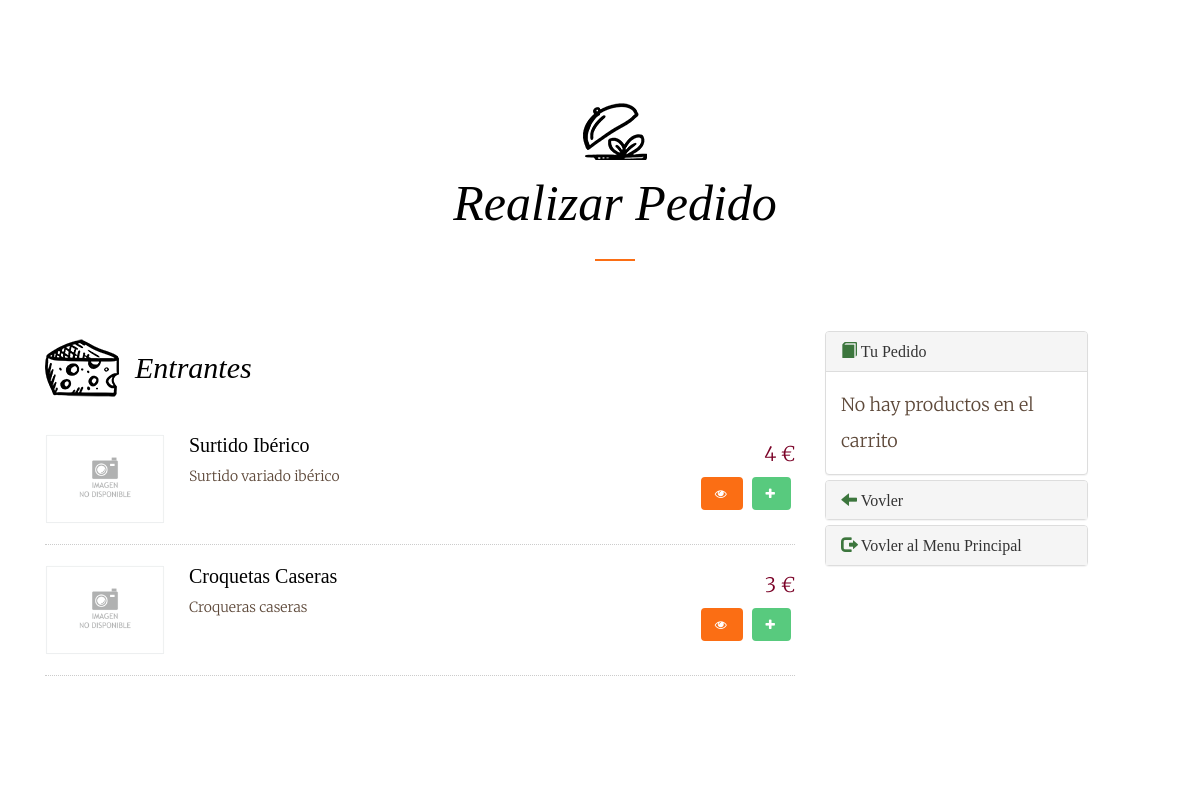
The app's page /paginas/verTodosEntrantes.php (signed in) with its own data.
### tables this page shows
CREATE TABLE IF NOT EXISTS producto(
  id_producto TINYINT UNSIGNED PRIMARY KEY AUTO_INCREMENT,
  nombre VARCHAR(30) NOT NULL,
  descripcion VARCHAR(100),
  precio DOUBLE NOT NULL,
  foto VARCHAR(100) DEFAULT NULL,
  calorias SMALLINT UNSIGNED DEFAULT NULL,
  tipo_producto TINYINT UNSIGNED NOT NULL,
  is_delete CHAR(1) NOT NULL DEFAULT 0,
  CONSTRAINT fk_producto_tipo FOREIGN KEY (tipo_producto) REFERENCES tipo_producto(id_tipo_producto)
);

### procedimientos/procedimientos.php (called while the page is built, shortened)
<?php
require_once '../conexion/conexion.php';
class procedimientos{
    public $conexion;
    public $resultado;
    public function conect(){
        $obj = new conexion();
        $this->conexion = new mysqli($obj->getServer(), $obj->getUser(), $obj->getPass(),$obj->getDataBase());
        $this->conexion->set_charset("UTF8");
    }
    public function consultas($query){
        $this->resultado = $this->conexion->query($query);
    }
    public function devolverFilas(){
        return $this->resultado->fetch_array();
    }
}

### conexion/conexion.php (called while the page is built, shortened)
<?php
class conexion{
    private $server = "localhost";
    private $user = "root";
    private $pass = "";
    private $dataBase = "restaurante";
    public function getServer(){
        return $this->server;
    }
    public function getUser(){
        return $this->user;
    }
    public function getPass(){
        return $this->pass;
    }
    public function getDataBase(){
        return $this->dataBase;
    }
}

### procedimientos/carrito.php (called while the page is built, shortened)
<?php
class Carrito {
    private $carrito = array();
    public function __construct(){
        if(!isset($_SESSION["carrito"])) {
            $this->carrito["precio_total"] = 0;
            $this->carrito["articulos_total"] = 0;
        }
        $this->carrito = $_SESSION['carrito'];
    }
    public function get_content() {
        $carrito = $this->carrito;
        unset($carrito["articulos_total"]);
        unset($carrito["precio_total"]);
        return $carrito == null ? null : $carrito;
    }
}

### paginas/verTodosEntrantes.php (the view, shortened to what this page needs)
<?php
include_once '../procedimientos/procedimientos.php';
include_once '../procedimientos/carrito.php';
$carrito = new Carrito();
$conexion = new procedimientos();
$conexion->conect();
?>
<!DOCTYPE html>
<html lang="en">
<head>
    <link type="text/css" href="../sources/bootstrap.css" rel="stylesheet">
    <link type="text/css" href="../sources/cssPropio.css" rel="stylesheet">
    <link href="//maxcdn.bootstrapcdn.com/font-awesome/4.2.0/css/font-awesome.min.css" rel="stylesheet">
    <link rel="stylesheet" href="../sources/animate.css">
    <link rel="stylesheet" href="../sources/icomoon.css">
    <link rel="stylesheet" href="../sources/style.css">
</head>
<body>
<div class="container caja">
    <div id="fh5co-menus" data-section="menu">
        <div class="container">
            <div class="row text-center fh5co-heading row-padded">
                <div class="col-md-8 col-md-offset-2">
                    <h2 class="heading to-animate">Realizar Pedido</h2>
                </div>
            </div>
            <div class="row row-padded">
                <div class="col-md-8">
                    <div class="fh5co-food-menu to-animate-2">
                        <h2 class="fh5co-starters">Entrantes</h2>
                        <ul>
                            <?php
                            $query = "SELECT * FROM producto INNER JOIN tipo_producto ON (producto.tipo_producto = tipo_producto.id_tipo_producto) WHERE tipo_producto.nombre = 'Entrantes'";
                            $conexion->consultas($query);
                            while($resultado = $conexion->devolverFilas()){ echo '
                                <li>
                                    <div class="fh5co-food-desc">';
                                        if($resultado["foto"] == null ){echo'
                                            <figure> <img src="../imagenes/imagen-no-disponible.gif" class="img-responsive"></figure>';
                                        }else {echo'
                                            <figure> <img src="../imagenes/productos/'.$resultado["foto"].'" class="img-responsive"></figure>';
                                        }echo'
                                        <div>
                                            <h3>'.$resultado["1"].'</h3>
                                            <p>'.$resultado["descripcion"].'</p>
                                        </div>
                                    </div>
                                    <div class="fh5co-food-pricing">
                                        '.$resultado["precio"].' €
                                    </div>
                                    <div class="fh5co-food-pricing">
                                        <button type="button" class="btn btn-primary" data-toggle="modal" data-target="#Modal" href="../consultas/obtenerModal.php?id='.$resultado["id_producto"].'"><span class="fa fa-eye"></span></button>
                                        <button type="button" class="btn btn-success" onclick="aniadirProducto('.$resultado["id_producto"].')"><span class="fa fa-plus"></span></button>
                                    </div>
                                </li>';
                            }
                            ?>
                        </ul>
                    </div>
                </div>
                <div class="container">
                    <div class="row">
                        <div class="col-md-3" >
                            <div class="panel-group" id="accordion" >
                                <div class="panel panel-default">
                                    <div class="panel-heading" >
                                        <h4 class="panel-title ">
                                            <a data-toggle="collapse" data-parent="#accordion" href="#collapseOne">
                                                <span class="glyphicon glyphicon-book text-success"></span> Tu Pedido</a>
                                        </h4>
                                    </div>
                                    <div id="collapseOne" class="panel-collapse collapse in">
                                        <div class="panel-body" id="pedido">
                                            <?php
                                            $carro = $carrito->get_content();
                                            if($carro == null) {
                                                echo 'No hay productos en el carrito';
                                            }else{echo'
                                                <table class="table table-striped col-md-9">
                                                <tr>
                                                    <td class="col-md-7">Producto</td>
                                                    <td class="col-md-1">Cantidad</td>
                                                    <td class="col-md-1">Precio</td>
                                                </tr>';
                                            }
                                            ?>
                                        </div>
                                    </div>
                                </div>
                                <div class="panel panel-default">
                                    <div class="panel-heading">
                                        <h4 class="panel-title">
                                            <a href="../paginas/paginaPedido.php"><span class="glyphicon glyphicon-arrow-left text-success"></span> Vovler</a>
                                        </h4>
                                    </div>
                                </div>
                                <div class="panel panel-default">
                                    <div class="panel-heading">
                                        <h4 class="panel-title">
                                            <a href="../paginas/paginaPrincipal.php"><span class="glyphicon glyphicon-log-out text-success"></span> Vovler al Menu Principal</a>
                                        </h4>
                                    </div>
                                </div>
                            </div>
                        </div>
                    </div>
                </div>
            </div>
        </div>
    </div>
</div>

### sources/cssPropio.css (style rules this page uses)
body { margin: 0 auto; position: relative!important; width: 100%!important; height: 100%; }
.caja { background-color: white; height: 100%; }

### sources/style.css (style rules this page uses)
* { margin: 0 auto; }
body { font-family: "Merriweather", serif; font-size: 18px; font-weight: 300; line-height: 2; color: #5e493a; }
a { color: #fb6e14; -webkit-transition: 0.5s; -o-transition: 0.5s; transition: 0.5s; }
h1, h2, h3, h4, h5, h6 { font-family: "Playfair Display", serif; color: #000; }
p { margin-bottom: 30px; }
.btn { margin-right: 4px; margin-bottom: 4px; font-family: "Playfair Display", serif; font-size: 12px; letter-spacing: 2px; text-transform: uppercase; font-weight: 700; -webkit-border-radius: 4px; -moz-border-radius: 4px; -ms-border-radius: 4px; border-radius: 4px; -webkit-transition: 0.5s; -o-transition: 0.5s; transition: 0.5s; }
.btn-primary { background: #fb6e14; color: #fff; border: 2px solid #fb6e14; }
.btn-success { background: #58ca7e; color: #fff; border: 2px solid #58ca7e; }
.fh5co-heading .heading { font-size: 50px; font-style: italic; position: relative; padding-bottom: 30px; margin-bottom: 30px; }
.fh5co-heading .heading:after { content: ""; position: absolute; bottom: 0; width: 40px; height: 2px; left: 50%; background: #fb6e14; margin-left: -20px; }
#fh5co-menus { padding: 7em 0; }
#fh5co-menus .fh5co-heading .heading { position: relative; padding-top: 30px !important; }
#fh5co-menus .fh5co-heading .heading:before, #fh5co-menus .fh5co-heading .heading::before { height: 64px; width: 64px; position: absolute; content: ""; background: url(../imagenes/tipo_producto/dish.png) no-repeat; top: 0; left: 50%; margin-top: -50px; margin-left: -32px; }
#fh5co-menus .fh5co-food-menu { float: left; width: 100%; margin-bottom: 30px; }
#fh5co-menus .fh5co-food-menu h2 { margin-bottom: 50px; font-style: italic; position: relative; }
#fh5co-menus .fh5co-food-menu h2.fh5co-starters { padding-left: 90px; }
#fh5co-menus .fh5co-food-menu h2.fh5co-starters:before { background: url(../imagenes/tipo_producto/cheese.png) no-repeat; content: ""; position: absolute; top: -20px; left: 0; width: 74px; height: 74px; }
#fh5co-menus .fh5co-food-menu ul { padding: 0; margin: 0; }
#fh5co-menus .fh5co-food-menu ul li { padding: 0 0 20px 0; margin: 0 0 20px 0; border-bottom: 1px dotted #ccc; display: block; float: left; width: 100%; }
#fh5co-menus .fh5co-food-menu ul li .fh5co-food-desc { clear: both; float: left; width: 80%; }
#fh5co-menus .fh5co-food-menu ul li .fh5co-food-desc > figure { width: 20%; float: left; position: relative; margin-right: 4%; }
#fh5co-menus .fh5co-food-menu ul li .fh5co-food-desc > figure img { max-width: 100%; -webkit-border-radius: 4px; -moz-border-radius: 4px; -ms-border-radius: 4px; border-radius: 4px; margin-bottom: 0; }
#fh5co-menus .fh5co-food-menu ul li .fh5co-food-desc > div { width: 75%; float: left; position: relative; font-size: 14px; line-height: 1.5; }
#fh5co-menus .fh5co-food-menu ul li .fh5co-food-desc > div p { margin: 0; }
#fh5co-menus .fh5co-food-menu ul li .fh5co-food-desc > div h3 { margin: 0 0 10px 0; padding: 0; font-size: 20px; color: #000; }
#fh5co-menus .fh5co-food-menu ul li .fh5co-food-pricing { float: right; width: 20%; text-align: right; font-size: 20px; color: #7a0026; }
.js .to-animate, .js .to-animate-2 { opacity: 0; }
.row-padded { padding-bottom: 40px; }

### records on screen
producto: nombre "Surtido Ibérico", descripcion "Surtido variado ibérico", precio "4"
producto: nombre "Croquetas Caseras", descripcion "Croqueras caseras", precio "3"
